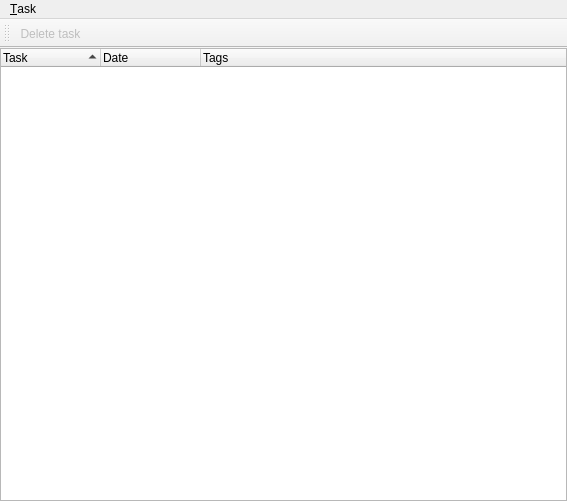
<?xml version="1.0" encoding="UTF-8"?>
<ui version="4.0">
 <class>MainWindow</class>
 <widget class="QMainWindow" name="MainWindow">
  <property name="geometry">
   <rect>
    <x>0</x>
    <y>0</y>
    <width>567</width>
    <height>501</height>
   </rect>
  </property>
  <property name="windowTitle">
   <string>Todo</string>
  </property>
  <property name="windowIcon">
   <iconset resource="icons.qrc">
    <normaloff>:/todo.png</normaloff>:/todo.png</iconset>
  </property>
  <widget class="QWidget" name="centralwidget">
   <layout class="QVBoxLayout" name="verticalLayout">
    <property name="margin">
     <number>0</number>
    </property>
    <item>
     <widget class="QTreeWidget" name="list">
      <property name="sizePolicy">
       <sizepolicy hsizetype="Expanding" vsizetype="Expanding">
        <horstretch>0</horstretch>
        <verstretch>0</verstretch>
       </sizepolicy>
      </property>
      <property name="alternatingRowColors">
       <bool>true</bool>
      </property>
      <property name="selectionMode">
       <enum>QAbstractItemView::SingleSelection</enum>
      </property>
      <property name="selectionBehavior">
       <enum>QAbstractItemView::SelectRows</enum>
      </property>
      <property name="rootIsDecorated">
       <bool>false</bool>
      </property>
      <property name="uniformRowHeights">
       <bool>true</bool>
      </property>
      <property name="sortingEnabled">
       <bool>true</bool>
      </property>
      <property name="allColumnsShowFocus">
       <bool>true</bool>
      </property>
      <column>
       <property name="text">
        <string>Task</string>
       </property>
      </column>
      <column>
       <property name="text">
        <string>Date</string>
       </property>
      </column>
      <column>
       <property name="text">
        <string>Tags</string>
       </property>
      </column>
     </widget>
    </item>
   </layout>
  </widget>
  <widget class="QMenuBar" name="menubar">
   <property name="geometry">
    <rect>
     <x>0</x>
     <y>0</y>
     <width>567</width>
     <height>25</height>
    </rect>
   </property>
   <widget class="QMenu" name="menuTask">
    <property name="title">
     <string>&amp;Task</string>
    </property>
    <addaction name="actionDelete_task"/>
   </widget>
   <addaction name="menuTask"/>
  </widget>
  <widget class="QToolBar" name="toolBar">
   <property name="windowTitle">
    <string>toolBar</string>
   </property>
   <attribute name="toolBarArea">
    <enum>TopToolBarArea</enum>
   </attribute>
   <attribute name="toolBarBreak">
    <bool>false</bool>
   </attribute>
   <addaction name="actionDelete_task"/>
  </widget>
  <action name="actionDelete_task">
   <property name="enabled">
    <bool>false</bool>
   </property>
   <property name="icon">
    <iconset resource="icons.qrc">
     <normaloff>:/delete.png</normaloff>:/delete.png</iconset>
   </property>
   <property name="text">
    <string>Delete task</string>
   </property>
   <property name="shortcut">
    <string>Del</string>
   </property>
  </action>
 </widget>
 <resources>
  <include location="icons.qrc"/>
 </resources>
 <connections/>
</ui>
